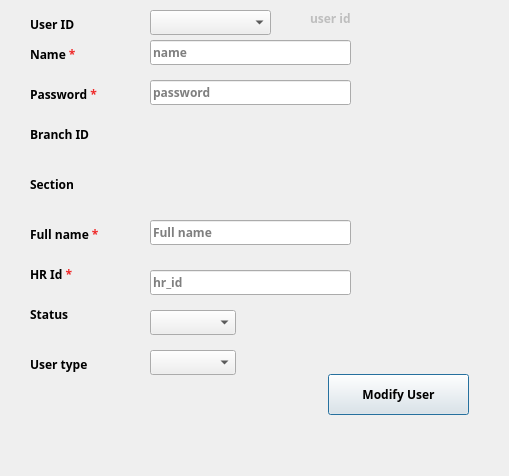
<?xml version="1.0" encoding="UTF-8"?>
<ui version="4.0">
 <class>Dialog</class>
 <widget class="QDialog" name="Dialog">
  <property name="geometry">
   <rect>
    <x>0</x>
    <y>0</y>
    <width>509</width>
    <height>476</height>
   </rect>
  </property>
  <property name="minimumSize">
   <size>
    <width>509</width>
    <height>476</height>
   </size>
  </property>
  <property name="maximumSize">
   <size>
    <width>509</width>
    <height>476</height>
   </size>
  </property>
  <property name="windowTitle">
   <string>User</string>
  </property>
  <widget class="QLineEdit" name="LE_name">
   <property name="geometry">
    <rect>
     <x>150</x>
     <y>40</y>
     <width>201</width>
     <height>25</height>
    </rect>
   </property>
   <property name="font">
    <font>
     <family>29LT Bukra Regular</family>
     <pointsize>9</pointsize>
     <weight>75</weight>
     <bold>true</bold>
    </font>
   </property>
   <property name="placeholderText">
    <string>name</string>
   </property>
  </widget>
  <widget class="QLineEdit" name="LE_password">
   <property name="geometry">
    <rect>
     <x>150</x>
     <y>80</y>
     <width>201</width>
     <height>25</height>
    </rect>
   </property>
   <property name="font">
    <font>
     <family>29LT Bukra Regular</family>
     <pointsize>9</pointsize>
     <weight>75</weight>
     <bold>true</bold>
    </font>
   </property>
   <property name="text">
    <string/>
   </property>
   <property name="maxLength">
    <number>32767</number>
   </property>
   <property name="echoMode">
    <enum>QLineEdit::Password</enum>
   </property>
   <property name="placeholderText">
    <string>password</string>
   </property>
  </widget>
  <widget class="QLineEdit" name="LE_hrId">
   <property name="geometry">
    <rect>
     <x>150</x>
     <y>270</y>
     <width>201</width>
     <height>25</height>
    </rect>
   </property>
   <property name="font">
    <font>
     <family>29LT Bukra Regular</family>
     <pointsize>9</pointsize>
     <weight>75</weight>
     <bold>true</bold>
    </font>
   </property>
   <property name="text">
    <string/>
   </property>
   <property name="maxLength">
    <number>32767</number>
   </property>
   <property name="placeholderText">
    <string>hr_id</string>
   </property>
  </widget>
  <widget class="QLineEdit" name="LE_fullName">
   <property name="geometry">
    <rect>
     <x>150</x>
     <y>220</y>
     <width>201</width>
     <height>25</height>
    </rect>
   </property>
   <property name="font">
    <font>
     <family>29LT Bukra Regular</family>
     <pointsize>9</pointsize>
     <weight>75</weight>
     <bold>true</bold>
    </font>
   </property>
   <property name="placeholderText">
    <string>Full name</string>
   </property>
  </widget>
  <widget class="QComboBox" name="CMB_userType">
   <property name="geometry">
    <rect>
     <x>150</x>
     <y>350</y>
     <width>86</width>
     <height>25</height>
    </rect>
   </property>
   <property name="font">
    <font>
     <family>29LT Bukra Regular</family>
     <pointsize>9</pointsize>
     <weight>75</weight>
     <bold>true</bold>
    </font>
   </property>
  </widget>
  <widget class="QComboBox" name="CMB_userStatus">
   <property name="geometry">
    <rect>
     <x>150</x>
     <y>310</y>
     <width>86</width>
     <height>25</height>
    </rect>
   </property>
   <property name="font">
    <font>
     <family>29LT Bukra Regular</family>
     <pointsize>9</pointsize>
     <weight>75</weight>
     <bold>true</bold>
    </font>
   </property>
  </widget>
  <widget class="QPushButton" name="BTN_modifyUser">
   <property name="geometry">
    <rect>
     <x>328</x>
     <y>374</y>
     <width>141</width>
     <height>41</height>
    </rect>
   </property>
   <property name="font">
    <font>
     <family>29LT Bukra Regular</family>
     <pointsize>9</pointsize>
     <weight>75</weight>
     <bold>true</bold>
    </font>
   </property>
   <property name="text">
    <string>Modify User</string>
   </property>
  </widget>
  <widget class="QLabel" name="label_9">
   <property name="geometry">
    <rect>
     <x>30</x>
     <y>10</y>
     <width>99</width>
     <height>29</height>
    </rect>
   </property>
   <property name="font">
    <font>
     <family>29LT Bukra Regular</family>
     <pointsize>9</pointsize>
     <weight>75</weight>
     <bold>true</bold>
    </font>
   </property>
   <property name="text">
    <string>User ID</string>
   </property>
  </widget>
  <widget class="QComboBox" name="CMB_userName">
   <property name="geometry">
    <rect>
     <x>150</x>
     <y>10</y>
     <width>121</width>
     <height>25</height>
    </rect>
   </property>
   <property name="font">
    <font>
     <family>29LT Bukra Regular</family>
     <pointsize>9</pointsize>
     <weight>75</weight>
     <bold>true</bold>
    </font>
   </property>
  </widget>
  <widget class="QLabel" name="LB_userID">
   <property name="enabled">
    <bool>false</bool>
   </property>
   <property name="geometry">
    <rect>
     <x>310</x>
     <y>10</y>
     <width>151</width>
     <height>17</height>
    </rect>
   </property>
   <property name="font">
    <font>
     <family>29LT Bukra Regular</family>
     <pointsize>9</pointsize>
     <weight>75</weight>
     <bold>true</bold>
    </font>
   </property>
   <property name="frameShape">
    <enum>QFrame::NoFrame</enum>
   </property>
   <property name="text">
    <string>user id</string>
   </property>
  </widget>
  <widget class="QLabel" name="label_6">
   <property name="geometry">
    <rect>
     <x>30</x>
     <y>40</y>
     <width>99</width>
     <height>29</height>
    </rect>
   </property>
   <property name="font">
    <font>
     <family>29LT Bukra Regular</family>
     <pointsize>9</pointsize>
     <weight>75</weight>
     <bold>true</bold>
    </font>
   </property>
   <property name="text">
    <string>&lt;html&gt;&lt;head/&gt;&lt;body&gt;&lt;p&gt;Name &lt;span style=&quot; color:#ef2929;&quot;&gt;*&lt;/span&gt;&lt;/p&gt;&lt;/body&gt;&lt;/html&gt;</string>
   </property>
  </widget>
  <widget class="QLabel" name="label_4">
   <property name="geometry">
    <rect>
     <x>30</x>
     <y>260</y>
     <width>99</width>
     <height>29</height>
    </rect>
   </property>
   <property name="font">
    <font>
     <family>29LT Bukra Regular</family>
     <pointsize>9</pointsize>
     <weight>75</weight>
     <bold>true</bold>
    </font>
   </property>
   <property name="text">
    <string>&lt;html&gt;&lt;head/&gt;&lt;body&gt;&lt;p&gt;HR Id &lt;span style=&quot; color:#ef2929;&quot;&gt;*&lt;/span&gt;&lt;/p&gt;&lt;/body&gt;&lt;/html&gt;</string>
   </property>
  </widget>
  <widget class="QLabel" name="label_2">
   <property name="geometry">
    <rect>
     <x>30</x>
     <y>80</y>
     <width>99</width>
     <height>29</height>
    </rect>
   </property>
   <property name="font">
    <font>
     <family>29LT Bukra Regular</family>
     <pointsize>9</pointsize>
     <weight>75</weight>
     <bold>true</bold>
    </font>
   </property>
   <property name="text">
    <string>&lt;html&gt;&lt;head/&gt;&lt;body&gt;&lt;p&gt;Password &lt;span style=&quot; color:#ef2929;&quot;&gt;*&lt;/span&gt;&lt;/p&gt;&lt;/body&gt;&lt;/html&gt;</string>
   </property>
  </widget>
  <widget class="QLabel" name="label_3">
   <property name="geometry">
    <rect>
     <x>30</x>
     <y>220</y>
     <width>99</width>
     <height>29</height>
    </rect>
   </property>
   <property name="font">
    <font>
     <family>29LT Bukra Regular</family>
     <pointsize>9</pointsize>
     <weight>75</weight>
     <bold>true</bold>
    </font>
   </property>
   <property name="text">
    <string>&lt;html&gt;&lt;head/&gt;&lt;body&gt;&lt;p&gt;Full name &lt;span style=&quot; color:#ef2929;&quot;&gt;*&lt;/span&gt;&lt;/p&gt;&lt;/body&gt;&lt;/html&gt;</string>
   </property>
  </widget>
  <widget class="QLabel" name="label_7">
   <property name="geometry">
    <rect>
     <x>30</x>
     <y>350</y>
     <width>99</width>
     <height>29</height>
    </rect>
   </property>
   <property name="font">
    <font>
     <family>29LT Bukra Regular</family>
     <pointsize>9</pointsize>
     <weight>75</weight>
     <bold>true</bold>
    </font>
   </property>
   <property name="text">
    <string>&lt;html&gt;&lt;head/&gt;&lt;body&gt;&lt;p&gt;User type &lt;/p&gt;&lt;/body&gt;&lt;/html&gt;
                </string>
   </property>
  </widget>
  <widget class="QLabel" name="label_5">
   <property name="geometry">
    <rect>
     <x>30</x>
     <y>300</y>
     <width>99</width>
     <height>29</height>
    </rect>
   </property>
   <property name="font">
    <font>
     <family>29LT Bukra Regular</family>
     <pointsize>9</pointsize>
     <weight>75</weight>
     <bold>true</bold>
    </font>
   </property>
   <property name="text">
    <string>&lt;html&gt;&lt;head/&gt;&lt;body&gt;&lt;p&gt;Status &lt;/p&gt;&lt;/body&gt;&lt;/html&gt;
                </string>
   </property>
  </widget>
  <widget class="QLabel" name="label_8">
   <property name="geometry">
    <rect>
     <x>30</x>
     <y>120</y>
     <width>99</width>
     <height>29</height>
    </rect>
   </property>
   <property name="font">
    <font>
     <family>29LT Bukra Regular</family>
     <pointsize>9</pointsize>
     <weight>75</weight>
     <bold>true</bold>
    </font>
   </property>
   <property name="text">
    <string>&lt;html&gt;&lt;head/&gt;&lt;body&gt;&lt;p&gt;Branch ID&lt;/p&gt;&lt;/body&gt;&lt;/html&gt;
                </string>
   </property>
  </widget>
  <widget class="QLabel" name="label_10">
   <property name="geometry">
    <rect>
     <x>30</x>
     <y>170</y>
     <width>99</width>
     <height>29</height>
    </rect>
   </property>
   <property name="font">
    <font>
     <family>29LT Bukra Regular</family>
     <pointsize>9</pointsize>
     <weight>75</weight>
     <bold>true</bold>
    </font>
   </property>
   <property name="text">
    <string>&lt;html&gt;&lt;head/&gt;&lt;body&gt;&lt;p&gt;Section&lt;/p&gt;&lt;/body&gt;&lt;/html&gt;
                </string>
   </property>
  </widget>
 </widget>
 <resources/>
 <connections/>
</ui>
